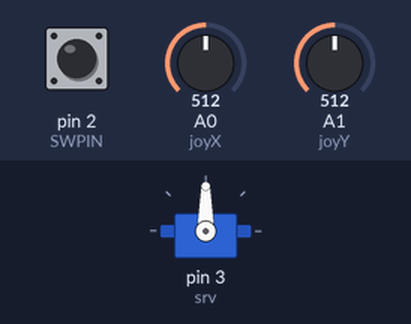
Bench run of a sketch on a simulated Arduino Uno, built with avr-gcc and run on an emulated ATmega328P. On the bench: servo. The test bench sets the inputs (shaded band); at power-on: A0 (joyX) = 512, pin 2 (SWPIN) HIGH, A1 (joyY) = 512. What the sketch prints to the serial monitor is not drawn.

Above: at 1.2 s.
1.3 s: A0 (joyX) set to 534
4.3 s: A0 (joyX) set to 564
At 5.6 s:
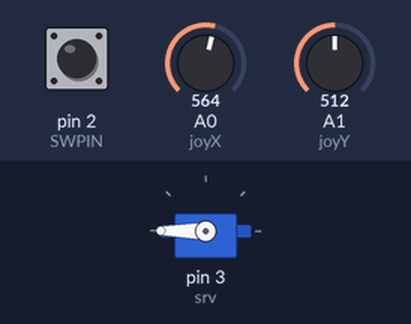
7.3 s: pin 2 (SWPIN) pulled LOW for 1 s
At 8.1 s:
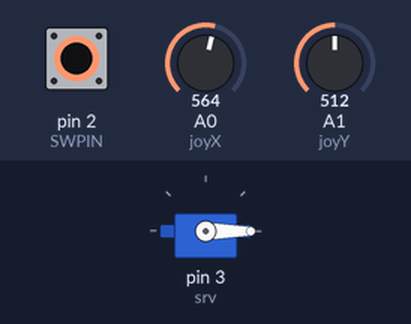
11.3 s: pin 2 (SWPIN) pulled LOW for 0.15 s
At 12.38 s:
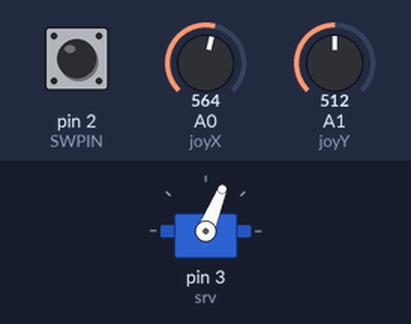
14.3 s: pin 2 (SWPIN) pulled LOW for 3.2 s
20.5 s: A0 (joyX) set to 540
At 20.5 s:
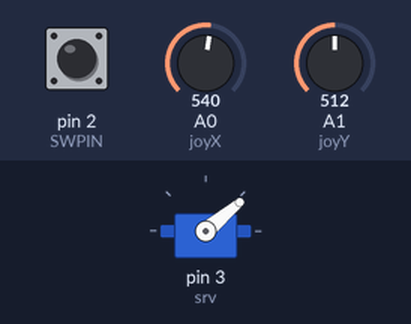
Timing chart, 0 to 23.0 s (numbered marks = the images above; inputs shaded):
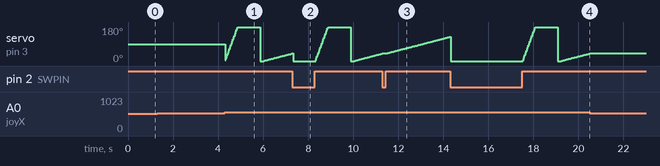

The sketch:

stickClickAutov3.ino
```cpp
// servo control with joystick
// plus automatic mode

#include<Servo.h>

#define joyX A0
#define joyY A1
#define SWPIN 2

Servo srv;
int sw, pos, xValue, yValue, mode, t, period1, period2;
unsigned long time1, time2;

void setup()
{
  srv.attach(3);
  Serial.begin(9600);
  pinMode(SWPIN,INPUT_PULLUP);
  mode=0;
  time1 = time2 = millis();
  period1 = 6000;
  period2 = 5000;
}

void loop()
{
  t = millis();
  xValue = analogRead(joyX);
  yValue = analogRead(joyY);
  sw = digitalRead(SWPIN);

//  Serial.print(xValue);
//  Serial.print("\t");
//  Serial.print(yValue);
//  Serial.print("\n");
  Serial.print("\nsw= ");
  Serial.print(sw);
  Serial.print("\n  mode:");
  Serial.print(mode);

  if (sw==0)
  {
//    t = millis()
    mode++;
//    while(millis() < t+500);  // pause to prevent accidental mode switch
  }

  if (mode==0) //manual control
  {
    if (xValue > 550) //pretty much a magic number from observation, will change with case design
    {
//      Serial.print(" xValue>550\n");
      srv.write(pos+=5);
//      Serial.print(pos);
    }
    else if (xValue < 500)
    {
//      Serial.print(" xValue<500\n");
      srv.write(pos-=5);
//      Serial.print(pos);
    }
  }
  else if (mode==1) //automated motion
  {
//    t = millis();
//    for (pos=0; pos<=100; pos++) { srv.write(pos); }
//    while(millis() < t+6000);
//    t = millis();
//    for (pos=100; pos>=0; pos--) { srv.write(pos); }
//    while(millis() < t+6000);

    // this will just overlap, gonna do it all differently, gotta encapsulate, simplify main
    if (millis()-time1 >= period1)
    {
      for (pos=0; pos<=100; pos++) { srv.write(pos); }
      time1 = millis();
    }
    if (millis()-time2 >= period2)
    {
      for (pos=100; pos>=0; pos--) { srv.write(pos); }
      time2 = millis();
    }
  }

//  if (pos>=180) { pos=180; }
//  if (pos<=0) { pos=0; }
  if (mode>1) { mode=0; } // allows for more modes
}
```

Measured:
- the behaviour switches between 550 and 551 on A0 (joyX) (found by bisection; images 0 and 1)
- after the input at 20.5 s, servo on pin 3 (srv): stays 40° (without the input it goes to 41° after 0.03 s)
- by itself, servo on pin 3 (srv): ramps from 0° to 180° and jumps back, once every 4.8 s
